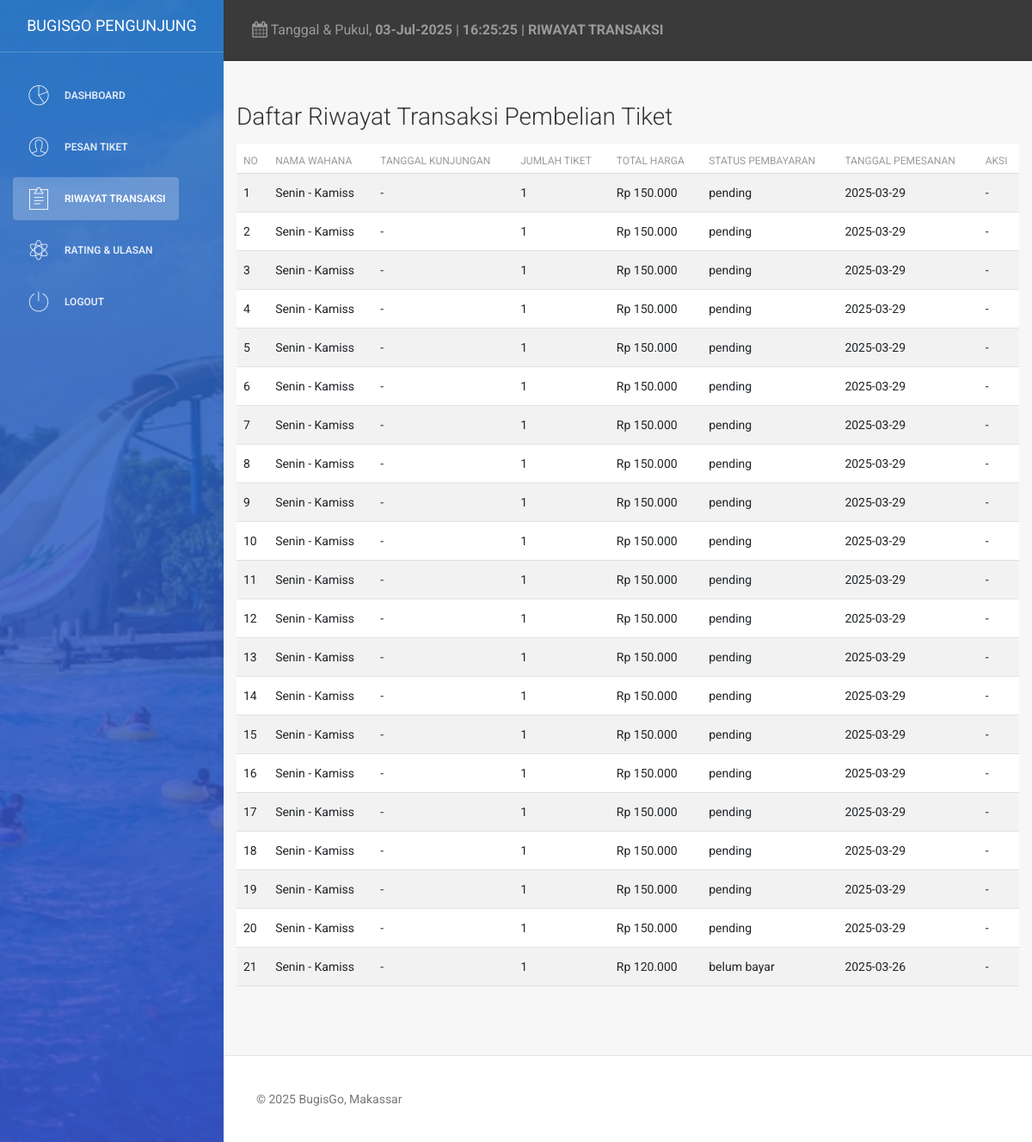
The page /admin/riwayat_transaksi.php (signed in) on the database its author committed.
### tables this page shows
CREATE TABLE `pemesanan` (
  `pemesananID` int(11) NOT NULL,
  `userID` int(11) NOT NULL,
  `tiketID` int(11) NOT NULL,
  `jumlahTiket` int(11) NOT NULL,
  `totalHarga` double NOT NULL,
  `statusPembayaran` varchar(50) NOT NULL,
  `tanggalPemesanan` date NOT NULL
);

CREATE TABLE `tiket` (
  `tiketID` int(11) NOT NULL,
  `namaWahana` varchar(100) NOT NULL,
  `harga` double NOT NULL,
  `jamOperasional` varchar(50) NOT NULL,
  `status` enum('tersedia','habis') NOT NULL
);

### admin/riwayat_transaksi.php (the view, shortened to what this page needs)
<?php
include('koneksi.php');
$userID = $_SESSION['user_id'];
try {
    $sql = "SELECT p.*, t.namaWahana
            FROM pemesanan p
            JOIN tiket t ON p.tiketID = t.tiketID
            WHERE p.userID = ?
            ORDER BY p.tanggalPemesanan DESC";
    $stmt = $conn->prepare($sql);
    $stmt->bind_param("i", $userID);
    if (!$stmt->execute()) {
        throw new Exception("Gagal mengeksekusi query: " . $stmt->error);
    }
    $result = $stmt->get_result();
    $transactions = [];
    if ($result->num_rows > 0) {
        while ($row = $result->fetch_assoc()) {
            $transactions[] = $row;
        }
    }
} catch (Exception $e) {
    $error_message = $e->getMessage();
    $transactions = [];
}
?>
<!DOCTYPE html>
<html lang="id">
<head>
    <link rel="stylesheet" href="assets/css/dashboard.css">
    <link href="https://cdn.jsdelivr.net/npm/bootstrap@5.3.0-alpha1/dist/css/bootstrap.min.css" rel="stylesheet" />
    <link href="assets/css/bootstrap.min.css" rel="stylesheet" />
    <link href="assets/css/animate.min.css" rel="stylesheet" />
    <link href="assets/css/light-bootstrap-dashboard.css?v=1.4.0" rel="stylesheet" />
    <link href="assets/css/demo.css" rel="stylesheet" />
    <link href="http://maxcdn.bootstrapcdn.com/font-awesome/4.2.0/css/font-awesome.min.css" rel="stylesheet">
    <link href="assets/css/pe-icon-7-stroke.css" rel="stylesheet" />
</head>
<body>
<div class="wrapper">
    <div class="sidebar" data-color="blue" data-image="images/bugisgo.jpg">
        <div class="sidebar-wrapper">
            <div class="logo">
                <a href="pengunjung_dashboard.php" class="simple-text">
                    BugisGo Pengunjung
                </a>
            </div>
            <ul class="nav">
                <?php if ($_SESSION['role'] == 'pengunjung') { ?>
                    <li>
                        <a href="pengunjung_dashboard.php">
                            <i class="pe-7s-graph"></i>
                            <p>Dashboard</p>
                        </a>
                    </li>
                    <li>
                        <a href="pesan_tiket.php">
                            <i class="pe-7s-user"></i>
                            <p>Pesan Tiket</p>
                        </a>
                    </li>
                    <li class="active">
                        <a href="riwayat_transaksi.php">
                            <i class="pe-7s-note2"></i>
                            <p>Riwayat Transaksi</p>
                        </a>
                    </li>
                    <li>
                        <a href="ulasan.php">
                            <i class="pe-7s-science"></i>
                            <p>Rating & Ulasan</p>
                        </a>
                    </li>
                <?php } ?>
                <li>
                    <a href="logout.php">
                        <i class="pe-7s-power"></i>
                        <p>Logout</p>
                    </a>
                </li>
            </ul>
        </div>
    </div>
    <div class="main-panel">
        <nav class="navbar navbar-default navbar-fixed">
            <div class="container-fluid">
                <div class="collapse navbar-collapse">
                    <ul class="nav navbar-nav navbar-left">
                        <li>
                            <a href="#">
                                <i class="fa fa-calendar"></i>
                                <?php
                                $tanggal = mktime(date("m"), date("d"), date("Y"));
                                echo "Tanggal & Pukul, <b>" . date("d-M-Y", $tanggal) . "</b> ";
                                $jam = date("H:i:s");
                                echo "| <b>" . $jam . " | RIWAYAT TRANSAKSI" . "</b>";
                                ?>
                            </a>
                        </li>
                    </ul>
                </div>
            </div>
        </nav>
        <div class="content">
            <div class="container-fluid">
                <h3 class="mb-4">Daftar Riwayat Transaksi Pembelian Tiket</h3>
                <?php if (count($transactions) > 0): ?>
                <div class="table-responsive">
                    <table class="table table-striped table-hover">
                        <thead>
                            <tr>
                                <th>No</th>
                                <th>Nama Wahana</th>
                                <th>Tanggal Kunjungan</th>
                                <th>Jumlah Tiket</th>
                                <th>Total Harga</th>
                                <th>Status Pembayaran</th>
                                <th>Tanggal Pemesanan</th>
                                <th>Aksi</th>
                            </tr>
                        </thead>
                        <tbody>
                            <?php foreach ($transactions as $index => $transaction):
                                $status = strtolower(str_replace(' ', '-', $transaction['statusPembayaran']));
                                $original_status = strtolower($transaction['statusPembayaran']);
                            ?>
                                <tr>
                                    <td><?= $index + 1 ?></td>
                                    <td><?= htmlspecialchars($transaction['namaWahana'] ?? 'Tidak Diketahui') ?></td>
                                    <td><?= htmlspecialchars($transaction['tanggalKunjungan'] ?? '-') ?></td>
                                    <td><?= $transaction['jumlahTiket'] ?? '-' ?></td>
                                    <td>Rp <?= number_format($transaction['totalHarga'] ?? 0, 0, ',', '.') ?></td>
                                    <td>
                                        <span class="status-<?= $status ?>">
                                            <?= htmlspecialchars($transaction['statusPembayaran'] ?? 'Tidak Diketahui') ?>
                                        </span>
                                    </td>
                                    <td><?= htmlspecialchars($transaction['tanggalPemesanan'] ?? '-') ?></td>
                                    <td>
                                        <?php
                                        switch ($original_status) {
                                                ?>
                                                <?php
                                            default:
                                                echo '-';
                                        }
                                        ?>
                                    </td>
                                </tr>
                            <?php endforeach; ?>
                        </tbody>
                    </table>
                </div>
                <?php endif; ?>
            </div>
        </div>
        <footer class="footer">
            <div class="container-fluid">
                <p class="copyright pull-left">&copy; <script>document.write(new Date().getFullYear())</script> BugisGo, Makassar</p>
            </div>
        </footer>
    </div>
</div>
</body>
</html>

### admin/assets/css/dashboard.css (style rules this page uses)
body, .container-fluid { padding: 0; margin: 0; }
.sidebar { position: fixed; top: 0; bottom: 0; right: auto; left: 0; width: 260px; display: block; z-index: 1; color: #fff; font-weight: 200; background-size: cover; background-position: center center; }
.sidebar .sidebar-wrapper { position: relative; max-height: calc(100vh - 75px); min-height: 100%; overflow: auto; width: 260px; z-index: 4; padding-bottom: 100px; }
.sidebar .logo { padding: 10px 15px; border-bottom: 1px solid rgba(255, 255, 255, 0.2); }
.sidebar .logo .simple-text { text-transform: uppercase; padding: 5px 0px; display: block; font-size: 18px; color: #FFFFFF; text-align: center; font-weight: 400; line-height: 30px; }
.sidebar .nav { margin-top: 20px; float: none; }
.sidebar .nav li > a { color: #FFFFFF; margin: 5px 15px; opacity: .86; border-radius: 4px; display: block; }
.sidebar .nav li.active > a { color: #FFFFFF; opacity: 1; background: rgba(255, 255, 255, 0.23); }
.sidebar .nav p { margin: 0; line-height: 30px; font-size: 12px; font-weight: 600; text-transform: uppercase; margin-left: 45px; }
.sidebar .nav i { font-size: 28px; float: left; margin-right: 15px; line-height: 30px; width: 30px; text-align: center; }
.sidebar:after, .sidebar:before { display: block; content: ""; position: absolute; width: 100%; height: 100%; top: 0; left: 0; z-index: 2; }
.sidebar:before { opacity: .33; background: #000000; }
.sidebar:after { background: #787878; background: -moz-linear-gradient(top, #787878 0%, #343434 100%); background: -webkit-gradient(linear, left top, left bottom, color-stop(0%, #787878), color-stop(100%, #343434)); background: -webkit-linear-gradient(top, #787878 0%, #343434 100%); background: -o-linear-gradient(top, #787878 0%, #343434 100%); background: -ms-linear-gradient(top, #787878 0%, #343434 100%); background: linear-gradient(to bottom, #787878 0%, #343434 100%); background-size: 150% 150%; z-index: 3; opacity: 1; }
.sidebar[data-image]:after, .sidebar.has-image:after { opacity: .77; }
.sidebar[data-color="blue"]:after { background: #1F77D0; background: -moz-linear-gradient(top, #1F77D0 0%, #533ce1 100%); background: -webkit-gradient(linear, left top, left bottom, color-stop(0%, #1F77D0), color-stop(100%, #533ce1)); background: -webkit-linear-gradient(top, #1F77D0 0%, #533ce1 100%); background: -o-linear-gradient(top, #1F77D0 0%, #533ce1 100%); background: -ms-linear-gradient(top, #1F77D0 0%, #533ce1 100%); background: linear-gradient(to bottom, #1F77D0 0%, #533ce1 100%); background-size: 150% 150%; }
.main-panel { position: relative; z-index: 2; float: right; width: calc(100% - 260px); }
.main-panel > .content { padding: 30px 15px; min-height: calc(100% - 123px); }
.main-panel > .footer { border-top: 1px solid #e7e7e7; }
.main-panel .navbar { margin-bottom: 0; }
.sidebar, .main-panel { max-height: 100%; height: 100%; -webkit-transition-property: top,bottom; transition-property: top,bottom; -webkit-transition-duration: .2s,.2s; transition-duration: .2s,.2s; -webkit-transition-timing-function: linear,linear; transition-timing-function: linear,linear; -webkit-overflow-scrolling: touch; }
footer { margin-top: 30px; text-align: center; background-color: #f1f1f1; padding: 20px; }
.navbar { background-color: #3a3a3a; color: white; }

### admin/assets/css/demo.css (style rules this page uses)
body, .container-fluid { padding: 0; margin: 0; }
footer { margin-top: 30px; text-align: center; background-color: #f1f1f1; padding: 20px; }
.navbar { background-color: #3a3a3a; color: white; }

### rows shown on the page
pemesanan: tiketID.namaWahana "Senin - Kamiss", tanggalKunjungan "-", jumlahTiket "1", totalHarga "150.000", statusPembayaran "pending", tanggalPemesanan "2025-03-29"
pemesanan: tiketID.namaWahana "Senin - Kamiss", tanggalKunjungan "-", jumlahTiket "1", totalHarga "150.000", statusPembayaran "pending", tanggalPemesanan "2025-03-29"
pemesanan: tiketID.namaWahana "Senin - Kamiss", tanggalKunjungan "-", jumlahTiket "1", totalHarga "150.000", statusPembayaran "pending", tanggalPemesanan "2025-03-29"
pemesanan: tiketID.namaWahana "Senin - Kamiss", tanggalKunjungan "-", jumlahTiket "1", totalHarga "150.000", statusPembayaran "pending", tanggalPemesanan "2025-03-29"
pemesanan: tiketID.namaWahana "Senin - Kamiss", tanggalKunjungan "-", jumlahTiket "1", totalHarga "150.000", statusPembayaran "pending", tanggalPemesanan "2025-03-29"
pemesanan: tiketID.namaWahana "Senin - Kamiss", tanggalKunjungan "-", jumlahTiket "1", totalHarga "150.000", statusPembayaran "pending", tanggalPemesanan "2025-03-29"
pemesanan: tiketID.namaWahana "Senin - Kamiss", tanggalKunjungan "-", jumlahTiket "1", totalHarga "150.000", statusPembayaran "pending", tanggalPemesanan "2025-03-29"
pemesanan: tiketID.namaWahana "Senin - Kamiss", tanggalKunjungan "-", jumlahTiket "1", totalHarga "150.000", statusPembayaran "pending", tanggalPemesanan "2025-03-29"
pemesanan: tiketID.namaWahana "Senin - Kamiss", tanggalKunjungan "-", jumlahTiket "1", totalHarga "150.000", statusPembayaran "pending", tanggalPemesanan "2025-03-29"
pemesanan: tiketID.namaWahana "Senin - Kamiss", tanggalKunjungan "-", jumlahTiket "1", totalHarga "150.000", statusPembayaran "pending", tanggalPemesanan "2025-03-29"
pemesanan: tiketID.namaWahana "Senin - Kamiss", tanggalKunjungan "-", jumlahTiket "1", totalHarga "150.000", statusPembayaran "pending", tanggalPemesanan "2025-03-29"
pemesanan: tiketID.namaWahana "Senin - Kamiss", tanggalKunjungan "-", jumlahTiket "1", totalHarga "150.000", statusPembayaran "pending", tanggalPemesanan "2025-03-29"
pemesanan: tiketID.namaWahana "Senin - Kamiss", tanggalKunjungan "-", jumlahTiket "1", totalHarga "150.000", statusPembayaran "pending", tanggalPemesanan "2025-03-29"
pemesanan: tiketID.namaWahana "Senin - Kamiss", tanggalKunjungan "-", jumlahTiket "1", totalHarga "150.000", statusPembayaran "pending", tanggalPemesanan "2025-03-29"
pemesanan: tiketID.namaWahana "Senin - Kamiss", tanggalKunjungan "-", jumlahTiket "1", totalHarga "150.000", statusPembayaran "pending", tanggalPemesanan "2025-03-29"
pemesanan: tiketID.namaWahana "Senin - Kamiss", tanggalKunjungan "-", jumlahTiket "1", totalHarga "150.000", statusPembayaran "pending", tanggalPemesanan "2025-03-29"
pemesanan: tiketID.namaWahana "Senin - Kamiss", tanggalKunjungan "-", jumlahTiket "1", totalHarga "150.000", statusPembayaran "pending", tanggalPemesanan "2025-03-29"
pemesanan: tiketID.namaWahana "Senin - Kamiss", tanggalKunjungan "-", jumlahTiket "1", totalHarga "150.000", statusPembayaran "pending", tanggalPemesanan "2025-03-29"
pemesanan: tiketID.namaWahana "Senin - Kamiss", tanggalKunjungan "-", jumlahTiket "1", totalHarga "150.000", statusPembayaran "pending", tanggalPemesanan "2025-03-29"
pemesanan: tiketID.namaWahana "Senin - Kamiss", tanggalKunjungan "-", jumlahTiket "1", totalHarga "150.000", statusPembayaran "pending", tanggalPemesanan "2025-03-29"
pemesanan: tiketID.namaWahana "Senin - Kamiss", tanggalKunjungan "-", jumlahTiket "1", totalHarga "120.000", statusPembayaran "belum bayar", tanggalPemesanan "2025-03-26"
